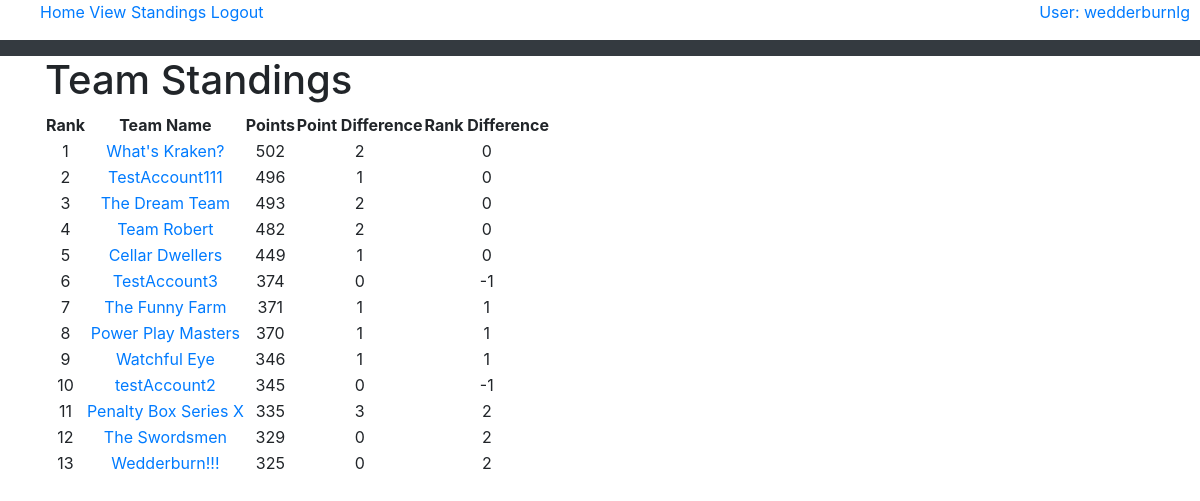
The page /teamStandings (signed in) on the database its author committed.
### tables this page shows
CREATE TABLE "poolTeams" (
	"teamID"	INTEGER NOT NULL,
	"teamName"	varchar(40) NOT NULL,
	"username"	varchar(30) NOT NULL,
	"player1"	INTEGER NOT NULL,
	"player2"	INTEGER NOT NULL,
	"player3"	INTEGER NOT NULL,
	"player4"	INTEGER NOT NULL,
	"player5"	INTEGER NOT NULL,
	"player6"	INTEGER NOT NULL,
	"player7"	INTEGER NOT NULL,
	"player8"	INTEGER NOT NULL,
	"player9"	INTEGER NOT NULL,
	"player10"	INTEGER NOT NULL,
	"player11"	INTEGER NOT NULL,
	"player12"	INTEGER NOT NULL,
	"player13"	INTEGER NOT NULL,
	"player14"	INTEGER NOT NULL,
	"player15"	INTEGER NOT NULL,
	"player16"	INTEGER NOT NULL,
	"player17"	INTEGER NOT NULL,
	"player18"	INTEGER NOT NULL,
	"player19"	INTEGER NOT NULL,
	"player20"	INTEGER NOT NULL,
	"player21"	INTEGER NOT NULL,
	"teamLogo"	TEXT NOT NULL,
	CONSTRAINT "poolTeams-fk-player15" FOREIGN KEY("player15") REFERENCES "players"("playerID"),
	CONSTRAINT "poolTeams-fk-player6" FOREIGN KEY("player6") REFERENCES "players"("playerID"),
	CONSTRAINT "poolTeams-fk-player11" FOREIGN KEY("player11") REFERENCES "players"("playerID"),
	CONSTRAINT "poolTeams-fk-player1" FOREIGN KEY("player1") REFERENCES "players"("playerID"),
	CONSTRAINT "poolTeams-fk-player3" FOREIGN KEY("player3") REFERENCES "players"("playerID"),
	CONSTRAINT "poolTeams-fk-player12" FOREIGN KEY("player12") REFERENCES "players"("playerID"),
	CONSTRAINT "poolTeams-fk-player20" FOREIGN KEY("player20") REFERENCES "players"("playerID"),
	CONSTRAINT "poolTeams-fk-users" FOREIGN KEY("username") REFERENCES "users"("username"),
	CONSTRAINT "poolTeams-fk-player13" FOREIGN KEY("player13") REFERENCES "players"("playerID"),
	CONSTRAINT "poolTeams-fk-player14" FOREIGN KEY("player14") REFERENCES "players"("playerID"),
	CONSTRAINT "poolTeams-fk-player18" FOREIGN KEY("player18") REFERENCES "players"("playerID"),
	CONSTRAINT "poolTeams-fk-player10" FOREIGN KEY("player10") REFERENCES "players"("playerID"),
	CONSTRAINT "poolTeams-fk-player9" FOREIGN KEY("player9") REFERENCES "players"("playerID"),
	CONSTRAINT "poolTeams-fk-player2" FOREIGN KEY("player2") REFERENCES "players"("playerID"),
	CONSTRAINT "poolTeams-fk-player5" FOREIGN KEY("player5") REFERENCES "players"("playerID"),
	CONSTRAINT "poolTeams-fk-player7" FOREIGN KEY("player7") REFERENCES "players"("playerID"),
	CONSTRAINT "poolTeams-fk-player19" FOREIGN KEY("player19") REFERENCES "players"("playerID"),
	CONSTRAINT "poolTeams-fk-player21" FOREIGN KEY("player21") REFERENCES "players"("playerID"),
	CONSTRAINT "poolTeams-fk-player4" FOREIGN KEY("player4") REFERENCES "players"("playerID"),
	CONSTRAINT "poolTeams-fk-player8" FOREIGN KEY("player8") REFERENCES "players"("playerID"),
	PRIMARY KEY("teamID" AUTOINCREMENT),
	CONSTRAINT "poolTeams-fk-player17" FOREIGN KEY("player17") REFERENCES "players"("playerID"),
	CONSTRAINT "poolTeams-fk-player16" FOREIGN KEY("player16") REFERENCES "players"("playerID")
);

CREATE TABLE "standings" (
	"teamID" 	int not NULL,
	"points"	int not NULL DEFAULT 0,
	"pointsYesterday"	int not NULL DEFAULT 0,
	"rank"	int not NULL DEFAULT 0,
	"rankYesterday"	int not NULL DEFAULT 0,
	PRIMARY KEY("teamID"),
	CONSTRAINT "standings-fk-teamID"
	FOREIGN KEY ("teamID")
    REFERENCES poolTeams ("teamID")
);

### application.py (the view)
@app.route("/teamStandings")
def teamStandings():
    while True:
        try:
            db.connect()
            teamStandings = db.getTeamStandings()
            return render_template("teamStandings.html", teamStandings=teamStandings, username=getUserInfo(),
                                   permission=getUserPermission(), userTeamID=getUserTeamID())
        except sqlite3.ProgrammingError:
            db.close()

### application.py (called while the page is built)
def userTeam():
    while (True):
        try:
            db.connect()
            username = None
            teamInPool = False
            if "username" in session:
                username = session["username"]
                if (db.checkForUserInPool(username)):
                    teamInPool = True
            return teamInPool
        except sqlite3.ProgrammingError:
            db.close()

def getUserTeamID():
    while (True):
        try:
            db.connect()
            username = None
            teamID = None
            if(userTeam()):
                username = session["username"]
                teamID = db.getUserPoolTeamID(username)
            return teamID
        except sqlite3.ProgrammingError:
            db.close()

def getUserInfo():
    username = None
    if "username" in session:
        username = session["username"]
    return username

def getUserPermission():
    permission = None
    if "permission" in session:
        permission = session["permission"]
    return permission

### db.py (called while the page is built, shortened)
def connect():
    global conn

def getTeamStandings():
    sql = '''Select pt.teamID, pt.teamName, s.points, s.pointsYesterday, s.rank, s.rankYesterday
                     From poolTeams pt join standings s
                        on pt.teamID = s.teamID
                    Order by s.points DESC'''
    try:
        with closing(conn.cursor()) as c:
            c.execute(sql)
            results = c.fetchall()
            standings = []
            for result in results:
                standings.append((result[0], result[1], result[2], result[3], result[4], result[5]))
            return standings
    except sqlite3.OperationalError as e:
        print("Error: Database could not be read. Program closing")
        print(e)

def checkForUserInPool(username):
    sql = '''Select * from poolTeams
                        where username = ?'''
    try:
        with closing(conn.cursor()) as c:
            c.execute(sql, (username,))
            results = c.fetchone()
            if (results):
                return True
            else:
                return False
    except sqlite3.OperationalError as e:
        print("Error: Database could not be read. Program closing")
        print(e)

### templates/teamStandings.html (shortened to what this page needs)
{% extends "base.html" %}
{% block content %}
    <h1>Team Standings</h1>
    <table style="text-align:center">
        <tr><th>Rank</th><th>Team Name</th><th>Points</th><th>Point Difference</th><th>Rank Difference</th></tr>
        {% for team in teamStandings %}
            <tr><td>{{team[4]}}</td><td><a href="{{ url_for('teamStats', teamID=team[0]) }}">{{team[1]}}</a></td><td>
                {{team[2]}}</td><td>{{team[2]-team[3]}}</td><td>{{team[4]-team[5]}}</td></tr>
        {% endfor %}
    </table>
{% endblock %}

### templates/base.html (shortened to what this page needs)
<!DOCTYPE html>
<html>
  <head>
    <link
      rel="stylesheet"
      href="https://stackpath.bootstrapcdn.com/bootstrap/4.4.1/css/bootstrap.min.css"
/>
    <link
      rel="stylesheet"
      href="https://stackpath.bootstrapcdn.com/font-awesome/4.7.0/css/font-awesome.min.css"
/>
  </head>
  <body>
    <ul>
        <a href="{{ url_for('index') }}">Home</a>
    <a href="{{ url_for('teamStandings') }}">View Standings</a>
    {% if username is none %}
        <a href="{{ url_for('login') }}">Login/Sign Up</a>
    {% else %}
        <a href="{{ url_for('logout') }}">Logout</a>
        <div id="userOptions" display="block" style="float: right; padding-right: 10px">
            <a id="username" href="{{ url_for('modifyUser', username=username) }}">User: {{ username }}</a>
        </div>
    {% endif %}
    </ul>
    <nav class="navbar navbar-expand-lg navbar-dark bg-dark">
    </nav>
    <div class="container">{% block content %} {% endblock %}</div>
  </body>
</html>

### rows shown on the page
poolTeams: username "wedderburnlg"
standings: rank "1", teamName "What's Kraken?", points "502", team[2]-team[3] "2", team[4]-team[5] "0"
standings: rank "2", teamName "TestAccount111", points "496", team[2]-team[3] "1", team[4]-team[5] "0"
standings: rank "3", teamName "The Dream Team", points "493", team[2]-team[3] "2", team[4]-team[5] "0"
standings: rank "4", teamName "Team Robert", points "482", team[2]-team[3] "2", team[4]-team[5] "0"
standings: rank "5", teamName "Cellar Dwellers", points "449", team[2]-team[3] "1", team[4]-team[5] "0"
standings: rank "6", teamName "TestAccount3", points "374", team[2]-team[3] "0", team[4]-team[5] "-1"
standings: rank "7", teamName "The Funny Farm", points "371", team[2]-team[3] "1", team[4]-team[5] "1"
standings: rank "8", teamName "Power Play Masters", points "370", team[2]-team[3] "1", team[4]-team[5] "1"
standings: rank "9", teamName "Watchful Eye", points "346", team[2]-team[3] "1", team[4]-team[5] "1"
standings: rank "10", teamName "testAccount2", points "345", team[2]-team[3] "0", team[4]-team[5] "-1"
standings: rank "11", teamName "Penalty Box Series X", points "335", team[2]-team[3] "3", team[4]-team[5] "2"
standings: rank "12", teamName "The Swordsmen", points "329", team[2]-team[3] "0", team[4]-team[5] "2"
standings: rank "13", teamName "Wedderburn!!!", points "325", team[2]-team[3] "0", team[4]-team[5] "2"
